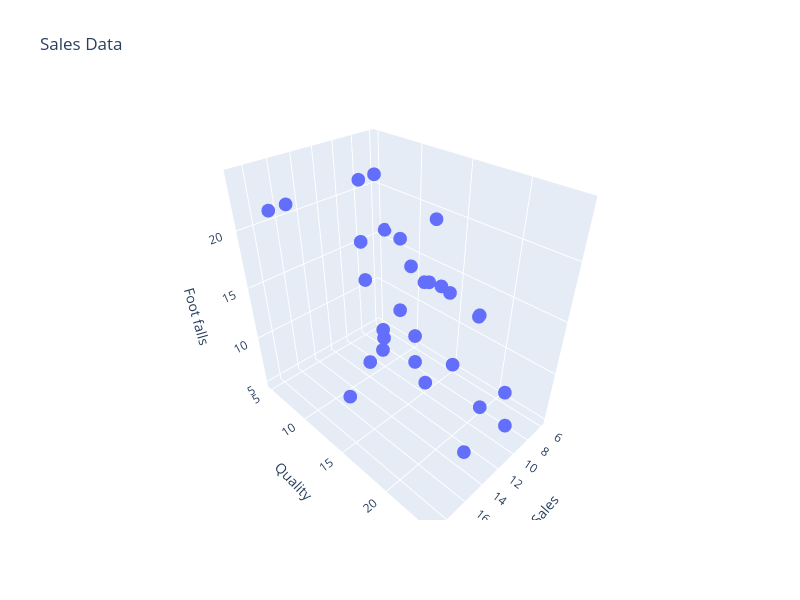

Here is the notebook cell this chart was saved with:
### Code cell
Sales = np.random.randint(5,20,30)           # Generating 30 Values from 5 to 20
Quality = np.random.randint(5,25,30)
Footfalls = np.random.randint(5,25,30)

Fig_3 = go.Figure(data = go.Scatter3d(x = Sales, y = Quality, z = Footfalls, mode = 'markers'))

Fig_3.update_layout( width = 800,
                     height = 600,
                     title = 'Sales Data',
                     scene = dict(
                         xaxis_title = "Sales",
                         yaxis_title = "Quality",
                         zaxis_title = "Foot falls")
                     )
Fig_3.show()

### Figure 1 — Plotly figure (JSON) as saved in the notebook; plotly's stock layout.template omitted (floating-point values rounded to 4 significant figures)
{"data": [{"mode": "markers", "type": "scatter3d", "x": [11, 19, 11, 19, 10, 16, 11, 9, 14, 8, 11, 7, 17, 12, 8, 6, 13, 14, 13, 7, 8, 19, 9, 11, 12, 14, 13, 18, 12, 10], "y": [18, 16, 16, 11, 23, 20, 11, 11, 17, 7, 16, 11, 16, 12, 12, 6, 22, 21, 13, 18, 5, 18, 11, 24, 18, 19, 22, 7, 10, 21], "z": [17, 11, 7, 24, 10, 21, 9, 18, 20, 22, 17, 7, 13, 11, 5, 16, 5, 14, 10, 13, 21, 24, 11, 8, 18, 24, 18, 22, 15, 7]}], "layout": {"height": 600, "scene": {"xaxis": {"title": {"text": "Sales"}}, "yaxis": {"title": {"text": "Quality"}}, "zaxis": {"title": {"text": "Foot falls"}}}, "title": {"text": "Sales Data"}, "width": 800}}
